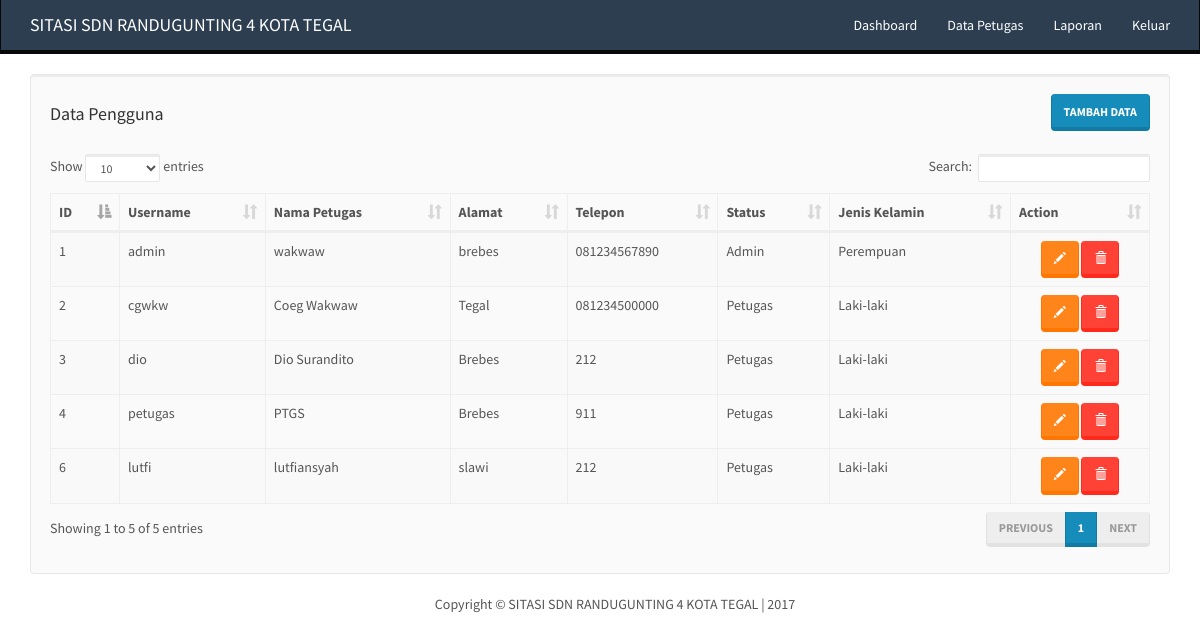
Screenshot of /user.php (signed in) with the database file from the repository.
### tables this page shows
CREATE TABLE `petugas` (
  `id_ptgs` int(13) NOT NULL,
  `username` varchar(30) NOT NULL,
  `password` varchar(500) NOT NULL,
  `nama_ptgs` varchar(100) NOT NULL,
  `alamat_ptgs` varchar(150) NOT NULL,
  `telepon_ptgs` varchar(13) NOT NULL,
  `status` varchar(8) NOT NULL,
  `jns_kelamin_ptgs` varchar(9) NOT NULL,
  `enabled` int(1) NOT NULL,
  `ditmbh_pd` datetime NOT NULL,
  `diupdt_pd` datetime NOT NULL,
  `dihps_pd` datetime NOT NULL
);

### includes/user.inc.php (called while the page is built, shortened)
<?php
class User{
	private $conn;
	private $table_name = "petugas";
	public function __construct($db){
		$this->conn = $db;
	}
	function readAll(){
		$query = "SELECT * FROM ".$this->table_name." WHERE enabled=0 ORDER BY id_ptgs ASC";
		$stmt = $this->conn->prepare( $query );
		$stmt->execute();
		return $stmt;
	}
}
?>

### user.php (the view)
<?php
include "header.php";
include_once 'includes/user.inc.php';
$pro = new User($db);
$stmt = $pro->readAll();
?>
<div class="well">
    <div class="row">
        <div class="col-md-6 text-left">
            <h4>Data Pengguna</h4>
        </div>
        <div class="col-md-6 text-right">
            <button onclick="location.href='user-baru.php'" class="btn btn-primary">Tambah Data</button>
        </div>
    </div>
    <br/>
    <table width="100%" class="table table-striped table-bordered" id="tabeldata">
        <thead>
            <tr>
                <th width="30px">ID</th>
                <th>Username</th>
                <th>Nama Petugas</th>
                <th>Alamat</th>
                <th>Telepon</th>
                <th>Status</th>
                <th>Jenis Kelamin</th>
                <th width="100px">Action</th>
            </tr>
        </thead>
        <tbody>
    <?php
    while ($row = $stmt->fetch(PDO::FETCH_ASSOC)){
    ?>
            <tr>
                <td><?php echo $row['id_ptgs'] ?></td>
                <td><?php echo $row['username'] ?></td>
        	    <td><?php echo $row['nama_ptgs'] ?></td>
                <td><?php echo $row['alamat_ptgs'] ?></td>
                <td><?php echo $row['telepon_ptgs'] ?></td>
                <td><?php echo $row['status'] ?></td>
                <td><?php echo $row['jns_kelamin_ptgs'] ?></td>
                <td class="text-center">
        		  <a href="user-ubah.php?idptgs=<?php echo $row['id_ptgs'] ?>" class="btn btn-warning"><span class="glyphicon glyphicon-pencil" aria-hidden="true"></span></a>
        		  <a href="user-hapus.php?idptgs=<?php echo $row['id_ptgs'] ?>" onclick="return confirm('Yakin ingin menghapus data')" class="btn btn-danger"><span class="glyphicon glyphicon-trash" aria-hidden="true"></span></a>
        	    </td>
            </tr>
    <?php
    }
    ?>
        </tbody>
    </table>
</div>
<?php include "footer.php"; ?>

### rows the page displays
petugas: id_ptgs "1", username "admin", nama_ptgs "wakwaw", alamat_ptgs "brebes", telepon_ptgs "081234567890", status "Admin", jns_kelamin_ptgs "Perempuan"
petugas: id_ptgs "2", username "cgwkw", nama_ptgs "Coeg Wakwaw", alamat_ptgs "Tegal", telepon_ptgs "081234500000", status "Petugas", jns_kelamin_ptgs "Laki-laki"
petugas: id_ptgs "3", username "dio", nama_ptgs "Dio Surandito", alamat_ptgs "Brebes", telepon_ptgs "212", status "Petugas", jns_kelamin_ptgs "Laki-laki"
petugas: id_ptgs "4", username "petugas", nama_ptgs "PTGS", alamat_ptgs "Brebes", telepon_ptgs "911", status "Petugas", jns_kelamin_ptgs "Laki-laki"
petugas: id_ptgs "6", username "lutfi", nama_ptgs "lutfiansyah", alamat_ptgs "slawi", telepon_ptgs "212", status "Petugas", jns_kelamin_ptgs "Laki-laki"
